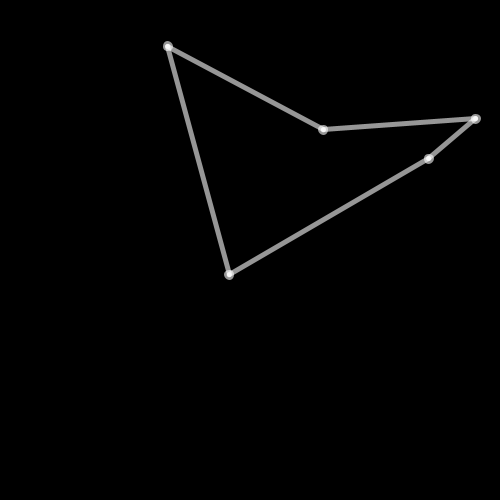
Frame 1 (no input)
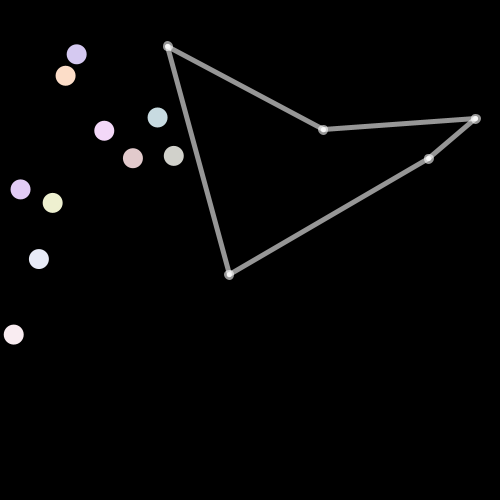
Frame 60 (the mouse pressed at the canvas centre just before this capture)
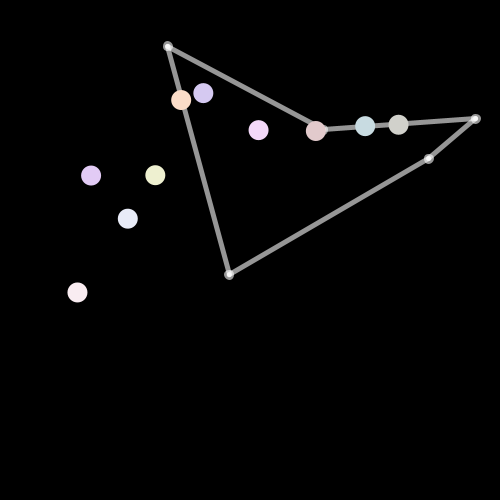
Frame 120 (the mouse held since frame 60 and released just before this capture)

The Processing sketch that drew these frames (run headless with seeded random() and noise(); from frame 60 on, the mouse is pressed at the canvas centre):

// Processing sketch: MoveTowardsWeek3Soln
// ── MoveTowardsWeek3Soln.pde
void setup()
{
  size(500, 500);
  stroke(255);
  strokeWeight(2);
  println("Waypoints array: ");
  for (int i = 0; i < wayPoints.length; i ++)
  {

    wayPoints[i] = new PVector(random(0, width), random(0, height));
    println(wayPoints[i].x+" , "+wayPoints[i].y);
  } 

  drawPaths();
  for (int i = 0; i < circles.length; i ++)
  {
    circles[i] = new Circle();
    //lines[i] = new Line();
  }
}

Circle[] circles = new Circle[10];
//Line[] lines = new Line[10];
PVector [] wayPoints = new PVector[5];


void draw()
{
  background(0);
  drawPaths();
  for (int i = 0; i < circles.length; i ++)
  {
    circles[i].update();
    circles[i].render();
    //lines[i].update();
    //lines[i].render();
  }
}

void drawPaths() {
  stroke(255,150);
  strokeWeight(5);
  for (int i = 0; i < wayPoints.length; i ++)
  {
    fill(255, 150);
    ellipse(wayPoints[i].x, wayPoints[i].y, 5, 5);
    if (i<wayPoints.length-1) {
      line(wayPoints[i].x, wayPoints[i].y, wayPoints[i+1].x, wayPoints[i+1].y );
    }
    else{
      line(wayPoints[wayPoints.length-1].x, wayPoints[wayPoints.length-1].y, 
      wayPoints[0].x, wayPoints[0].y );
    }
  }
}


// ── circle.pde
class Circle
{
  PVector pos;
  PVector forward;
  float speed;
  color c;
  int cw = 0;
  
  Circle()
  {
    respawn();
  }
  
  void respawn()
  {
    pos = new PVector(-50, random(0, height));
    c = color(random(200, 255), random(200, 255), random(200, 255));
    speed = random(1, 5);
  }
  
  void update()
  {
    PVector target = new PVector(wayPoints[cw].x, wayPoints[cw].y);
    forward = PVector.sub(target, pos);
    //print("Forward sub: "+forward);
    forward.normalize();
    //println("Forward norm: "+forward);
    pos.add(PVector.mult(forward, speed));
    if (dist(target.x, target.y, pos.x, pos.y) < 10)
    {
      //respawn();
      if(cw<wayPoints.length-1){
      cw+=1;
      }
      else{
       cw=0; 
      }
    }
  }
  
  void render()
  {
    noStroke();
    fill(c);
    ellipse(pos.x, pos.y, 20, 20);
  }  
}

// ── line.pde
class Line
{
  PVector pos;
  PVector forward;
  float speed;
  color c;
  float theta = 0;
  
  Line()
  {
    respawn();
  }
  
  void respawn()
  {
    pos = new PVector(width + 50, random(0, height));
    c = color(random(200, 255), random(200, 255), random(200, 255));
    speed = random(1, 5);
  }
  
  void update()
  {
    PVector player = new PVector(mouseX, mouseY);
    
    theta = atan2(player.y - pos.y, player.x - pos.x) + HALF_PI;
    forward = new PVector(sin(theta), -cos(theta));    
    forward.normalize();
    pos.add(PVector.mult(forward, speed));
    if (dist(mouseX, mouseY, pos.x, pos.y) < 10)
    {
      respawn();
    }
  }
  
  void render()
  {
    pushMatrix();
    translate(pos.x, pos.y);
    rotate(theta);
    stroke(c);
    line(0, -10, 0, 10);
    popMatrix();
  }
  
}
